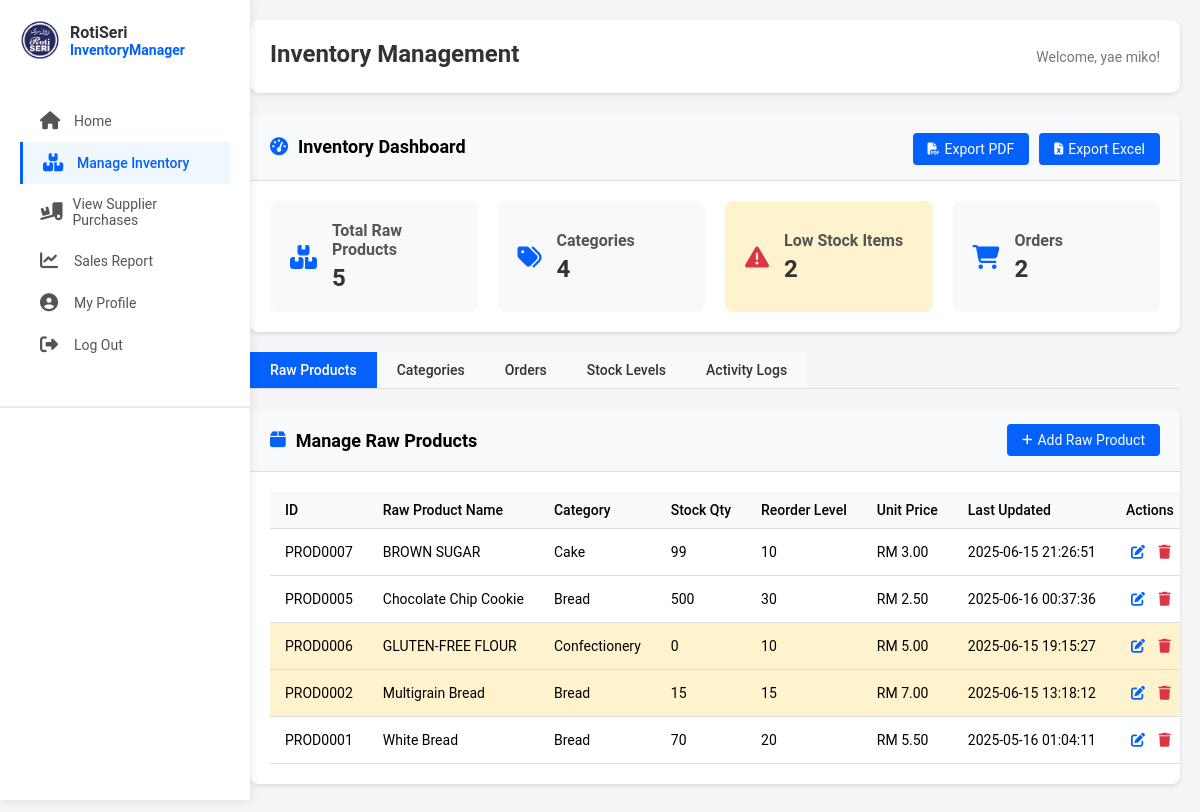
/imanager_invmanagement.php (signed in), run on the app's committed database.
### tables this page shows
CREATE TABLE `users` (
  `userID` varchar(50) NOT NULL,
  `username` varchar(100) NOT NULL,
  `fullName` varchar(255) NOT NULL,
  `email` varchar(255) NOT NULL,
  `phoneNumber` varchar(20) NOT NULL,
  `address` text NOT NULL,
  `password` varchar(255) NOT NULL,
  `role` enum('Administrator','Inventory Manager','Bakery Staff') NOT NULL,
  `created_at` timestamp NOT NULL DEFAULT current_timestamp()
);

CREATE TABLE `products` (
  `product_id` varchar(10) NOT NULL,
  `product_name` varchar(100) NOT NULL,
  `description` text DEFAULT NULL,
  `category_id` int(11) DEFAULT NULL,
  `stock_quantity` int(11) NOT NULL DEFAULT 0,
  `reorder_threshold` int(11) NOT NULL DEFAULT 10,
  `unit_price` decimal(10,2) NOT NULL DEFAULT 0.00,
  `last_updated` datetime DEFAULT current_timestamp()
);

CREATE TABLE `product_categories` (
  `category_id` int(11) NOT NULL,
  `category_name` varchar(50) NOT NULL,
  `description` text DEFAULT NULL
);

### imanager_invmanagement.php (the view, shortened to what this page needs)
<?php
include 'db_connection.php';
$userID = $_SESSION['userID'];
$sql = "SELECT fullName FROM users WHERE userID = ?";
$stmt = $conn->prepare($sql);
$stmt->bind_param("s", $userID);
$stmt->execute();
$result = $stmt->get_result();
if ($row = $result->fetch_assoc()) {
    $fullName = $row['fullName'];
} else {
    $fullName = "Inventory Manager";
}
$sql_categories = "SELECT * FROM product_categories ORDER BY category_name";
$result_categories = $conn->query($sql_categories);
$sql_products = "SELECT p.*, c.category_name
                FROM products p
                LEFT JOIN product_categories c ON p.category_id = c.category_id
                ORDER BY p.product_name";
$result_products = $conn->query($sql_products);
$sql_orders = "SELECT o.*, u.fullName
              FROM orders o
              LEFT JOIN users u ON o.created_by = u.userID
              ORDER BY o.order_date DESC";
$result_orders = $conn->query($sql_orders);
$threshold_sql = "SELECT COUNT(*) as low_stock_count FROM products WHERE stock_quantity <= reorder_threshold";
$threshold_result = $conn->query($threshold_sql);
$threshold_row = $threshold_result->fetch_assoc();
$low_stock_count = $threshold_row['low_stock_count'];
?>
<!DOCTYPE html>
<html lang="en">
<head>
    <link rel="stylesheet" href="admin_dashboard.css">
    <link rel="stylesheet" href="sidebar.css">
    <link rel="stylesheet" href="imanager_invmanagement.css">
    <link rel="stylesheet" href="https://cdnjs.cloudflare.com/ajax/libs/font-awesome/6.5.1/css/all.min.css">
</head>
<body>
    <div class="sidebar-container">
        <div class="header-section">
            <div class="company-logo">
                <img src="image/icon/logo.png" class="logo-icon" alt="Company Logo">
                <div class="company-text">
                    <span class="company-name">RotiSeri</span>
                    <span class="company-name2">InventoryManager</span>
                </div>
            </div>
            <nav class="nav-container" role="navigation">
                <a href="imanager_dashboard.php" class="nav-item">
                    <i class="fas fa-home"></i>
                    <div class="nav-text">Home</div>
                </a>
                <a href="imanager_invmanagement.php" class="nav-item active">
                    <i class="fas fa-boxes"></i>
                    <div class="nav-text">Manage Inventory</div>
                </a>
                <a href="imanager_supplierpurchase.php" class="nav-item">
                    <i class="fas fa-truck-loading"></i>
                    <div class="nav-text">View Supplier Purchases</div>
                </a>
                <a href="imanager_salesreport.php" class="nav-item">
                    <i class="fas fa-chart-line"></i>
                    <div class="nav-text">Sales Report</div>
                </a>
                <a href="imanager_profile.php" class="nav-item">
                    <i class="fas fa-user-circle"></i>
                    <div class="nav-text">My Profile</div>
                </a>
                <a href="logout.php" class="nav-item">
                    <i class="fas fa-sign-out-alt nav-icon"></i>
                    <div class="nav-text">Log Out</div>
                </a>
            </nav>
        </div>
        <div class="footer-section"></div>
    </div>
    <div class="main-content">
        <div class="dashboard-header">
            <h1>Inventory Management</h1>
            <p>Welcome, <?php echo htmlspecialchars($fullName); ?>!</p>
        </div>
        <div class="inventory-overview">
            <div class="card">
                <div class="card-header">
                    <h2><i class="fas fa-tachometer-alt"></i> Inventory Dashboard</h2>
                    <div class="card-actions">
                        <button class="export-btn" onclick="exportProductsPDF()"><i class="fas fa-file-pdf"></i> Export PDF</button>
                        <button class="export-btn" onclick="exportProductsExcel()"><i class="fas fa-file-excel"></i> Export Excel</button>
                    </div>
                </div>
                <div class="dashboard-stats">
                    <div class="stat-card">
                        <i class="fas fa-boxes"></i>
                        <div class="stat-info">
                            <h3>Total Raw Products</h3>
                            <p><?php echo $result_products->num_rows; ?></p>
                        </div>
                    </div>
                    <div class="stat-card">
                        <i class="fas fa-tags"></i>
                        <div class="stat-info">
                            <h3>Categories</h3>
                            <p><?php echo $result_categories->num_rows; ?></p>
                        </div>
                    </div>
                    <div class="stat-card <?php echo ($low_stock_count > 0) ? 'alert-status' : ''; ?>">
                        <i class="fas fa-exclamation-triangle"></i>
                        <div class="stat-info">
                            <h3>Low Stock Items</h3>
                            <p><?php echo $low_stock_count; ?></p>
                        </div>
                    </div>
                    <div class="stat-card">
                        <i class="fas fa-shopping-cart"></i>
                        <div class="stat-info">
                            <h3>Orders</h3>
                            <p><?php echo $result_orders->num_rows; ?></p>
                        </div>
                    </div>
                </div>
            </div>
        </div>
        <div class="tab-navigation">
            <button class="tab-button active" onclick="openTab('products')">Raw Products</button>
            <button class="tab-button" onclick="openTab('categories')">Categories</button>
            <button class="tab-button" onclick="openTab('orders')">Orders</button>
            <button class="tab-button" onclick="openTab('stock-levels')">Stock Levels</button>
            <button class="tab-button" onclick="openTab('logs')">Activity Logs</button>
        </div>
        <div id="products" class="tab-content active">
            <div class="card">
                <div class="card-header">
                    <h2><i class="fas fa-box"></i> Manage Raw Products</h2>
                    <button class="add-btn" onclick="showAddProductModal()"><i class="fas fa-plus"></i> Add Raw Product</button>
                </div>
                <div class="table-responsive">
                    <table class="data-table">
                        <thead>
                            <tr>
                                <th>ID</th>
                                <th>Raw Product Name</th>
                                <th>Category</th>
                                <th>Stock Qty</th>
                                <th>Reorder Level</th>
                                <th>Unit Price</th>
                                <th>Last Updated</th>
                                <th>Actions</th>
                            </tr>
                        </thead>
                        <tbody>
                            <?php while ($product = $result_products->fetch_assoc()): ?>
                                <tr class="<?php echo ($product['stock_quantity'] <= $product['reorder_threshold']) ? 'low-stock' : ''; ?>">
                                    <td><?php echo htmlspecialchars($product['product_id']); ?></td>
                                    <td><?php echo htmlspecialchars($product['product_name']); ?></td>
                                    <td><?php echo htmlspecialchars($product['category_name']); ?></td>
                                    <td><?php echo htmlspecialchars($product['stock_quantity']); ?></td>
                                    <td><?php echo htmlspecialchars($product['reorder_threshold']); ?></td>
                                    <td>RM <?php echo number_format($product['unit_price'], 2); ?></td>
                                    <td><?php echo htmlspecialchars($product['last_updated']); ?></td>
                                    <td>
                                        <button class="action-btn edit-btn" onclick="showEditProductModal('<?php echo $product['product_id']; ?>', '<?php echo addslashes($product['product_name']); ?>', '<?php echo addslashes($product['description']); ?>', '<?php echo $product['category_id']; ?>', '<?php echo $product['stock_quantity']; ?>', '<?php echo $product['reorder_threshold']; ?>', '<?php echo $product['unit_price']; ?>')">
                                            <i class="fas fa-edit"></i>
                                        </button>
                                        <button class="action-btn delete-btn" onclick="confirmDeleteProduct('<?php echo $product['product_id']; ?>', '<?php echo addslashes($product['product_name']); ?>')">
                                            <i class="fas fa-trash"></i>
                                        </button>
                                    </td>
                                </tr>
                            <?php endwhile; ?>
                        </tbody>
                    </table>
                </div>
            </div>
        </div>
    </div>
</body>
</html>

### admin_dashboard.css (style rules this page uses)
* { margin: 0; padding: 0; box-sizing: border-box; font-family: 'Roboto', sans-serif; }
body { background-color: #f5f5f7; display: flex; min-height: 100vh; }
.main-content { flex: 1; margin-left: 250px; padding: 20px; overflow-x: hidden; }
.dashboard-header { background-color: #ffffff; border-radius: 10px; padding: 20px; margin-bottom: 20px; box-shadow: 0 2px 5px rgba(0, 0, 0, 0.1); display: flex; justify-content: space-between; align-items: center; }
.dashboard-header h1 { font-size: 24px; color: #333; margin-bottom: 5px; }
.dashboard-header p { color: #777; font-size: 14px; }

### sidebar.css (style rules this page uses)
.sidebar-container { width: 250px; background-color: #ffffff; min-height: 100vh; position: fixed; top: 0; left: 0; box-shadow: 0 0 10px rgba(0, 0, 0, 0.1); display: flex; flex-direction: column; z-index: 1000; }
.header-section { padding: 20px; border-bottom: 1px solid #eaeaea; display: flex; flex-direction: column; }
.company-logo { display: flex; align-items: center; gap: 10px; margin-bottom: 20px; }
.logo-icon { width: 40px; height: 40px; }
.company-text { display: flex; flex-direction: column; }
.company-name { font-weight: 600; font-size: 16px; color: #333; }
.company-name2 { font-weight: 600; font-size: 14px; color: #0561FC; }
.nav-container { display: flex; flex-direction: column; padding: 20px 0; flex-grow: 1; }
.nav-item { display: flex; align-items: center; padding: 12px 20px; color: #555; text-decoration: none; position: relative; transition: all 0.3s ease; }
.nav-item i { margin-right: 10px; font-size: 18px; width: 24px; }
.nav-text { font-size: 14px; }
.nav-item.active { color: #0561FC; background-color: #f0f7ff; font-weight: 500; border-left: 3px solid #0561FC; }
.footer-section { padding: 20px; border-top: 1px solid #eaeaea; }

### imanager_invmanagement.css (style rules this page uses)
.tab-navigation { display: flex; overflow-x: auto; margin-bottom: 20px; border-bottom: 1px solid #ddd; }
.tab-button { padding: 10px 20px; background-color: #f8f9fa; border: none; cursor: pointer; font-size: 14px; font-weight: 500; color: #333; white-space: nowrap; }
.tab-button.active { background-color: #0561FC; color: white; }
.tab-content { display: none; }
.tab-content.active { display: block; }
.main-content { margin-left: 230px; padding: 20px; width: calc(100% - 230px); box-sizing: border-box; overflow-x: hidden; }
.card { background-color: white; border-radius: 8px; box-shadow: 0 2px 4px rgba(0, 0, 0, 0.1); margin-bottom: 20px; overflow: hidden; width: 100%; }
.card-header { padding: 15px 20px; background-color: #f8f9fa; border-bottom: 1px solid #ddd; display: flex; justify-content: space-between; align-items: center; flex-wrap: wrap; }
.card-header h2 { margin: 0; font-size: 18px; display: flex; align-items: center; }
.card-header h2 i { margin-right: 10px; color: #0561FC; }
.card-actions { display: flex; gap: 10px; flex-wrap: wrap; margin-top: 5px; }
.add-btn, .export-btn { padding: 8px 15px; background-color: #0561FC; color: white; border: none; border-radius: 4px; cursor: pointer; font-size: 14px; display: flex; align-items: center; gap: 5px; white-space: nowrap; }
.add-btn i, .export-btn i { font-size: 12px; }
.action-btn { background: none; border: none; cursor: pointer; padding: 5px; font-size: 14px; }
.edit-btn { color: #0561FC; }
.delete-btn { color: #dc3545; }
.table-responsive { overflow-x: auto; padding: 20px; width: 100%; }
.data-table { width: 100%; border-collapse: collapse; font-size: 14px; min-width: 600px; }
.data-table th, .data-table td { padding: 10px 15px; text-align: left; border-bottom: 1px solid #ddd; white-space: nowrap; }
.data-table th { background-color: #f8f9fa; font-weight: 500; position: sticky; top: 0; z-index: 10; }
.low-stock { background-color: #fff3cd; }
.dashboard-stats { display: flex; flex-wrap: wrap; gap: 20px; padding: 20px; }
.stat-card { flex: 1; min-width: 200px; background-color: #f8f9fa; border-radius: 8px; padding: 20px; display: flex; align-items: center; gap: 15px; box-sizing: border-box; }
.stat-card i { font-size: 24px; color: #0561FC; }
.stat-info h3 { margin: 0 0 5px 0; font-size: 16px; color: #555; }
.stat-info p { margin: 0; font-size: 24px; font-weight: 700; color: #333; }
.alert-status { background-color: #fff3cd; }
.alert-status i { color: #dc3545; }

### data on the page
users: fullName "yae miko"
products: product_id "PROD0007", product_name "BROWN SUGAR", category.category_name "Cake", stock_quantity "99", reorder_threshold "10", unit_price "3.00", last_updated "2025-06-15 21:26:51"
products: product_id "PROD0005", product_name "Chocolate Chip Cookie", category.category_name "Bread", stock_quantity "500", reorder_threshold "30", unit_price "2.50", last_updated "2025-06-16 00:37:36"
products: product_id "PROD0006", product_name "GLUTEN-FREE FLOUR", category.category_name "Confectionery", stock_quantity "0", reorder_threshold "10", unit_price "5.00", last_updated "2025-06-15 19:15:27"
products: product_id "PROD0002", product_name "Multigrain Bread", category.category_name "Bread", stock_quantity "15", reorder_threshold "15", unit_price "7.00", last_updated "2025-06-15 13:18:12"
products: product_id "PROD0001", product_name "White Bread", category.category_name "Bread", stock_quantity "70", reorder_threshold "20", unit_price "5.50", last_updated "2025-05-16 01:04:11"

### other printed values
$result_products->num_rows "5"
$result_categories->num_rows "4"
$low_stock_count "2"
$result_orders->num_rows "2"
